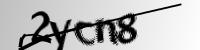
#> input picture Captcha images/2ycn8.png, 200 x 50 px, found by its file name
$ jupyter execute --allow-errors IAO.ipynb   (shell and % lines are left out)
#> lines starting #> are read from the running program, lines starting #| are printed output that depends on the picture; after the words box and inside, x2 and y2 are one past the last pixel; in counts of white or black regions, pixels touching at a corner belong together
<a href="https://colab.research.google.com/github/cabamarcos/Captcha_recognition/blob/main/IAO.ipynb" target="_parent"></a>

# PRÁCTICA FINAL: INTELIGENCIA ARTIFICIAL EN LAS ORGANIZACIONES

Pablo Hidalgo: 100451225.
Pablo Brasero: 100451247.
Miguel Castuera: 100451285.
Marcos Caballero: 100451047.

# Introducción

En un mundo cada vez más digitalizado, la protección de datos y la seguridad en línea son imperativos. Sin embargo, el uso generalizado de CAPTCHAs (Completely Automated Public Turing test to tell Computers and Humans Apart) ha planteado un desafío no solo para los usuarios legítimos, sino también para los sistemas de inteligencia artificial. Los CAPTCHAs son desafíos diseñados para distinguir a los humanos de los bots, lo que dificulta la automatización de tareas en línea. El proyecto de inteligencia artificial que presentamos aquí se centra en el desarrollo de técnicas avanzadas para reconocer y superar CAPTCHAs de manera efectiva.

Este proyecto de inteligencia artificial aprovechará una variedad de técnicas y enfoques para resolver CAPTCHAs de manera efectiva. Desde el procesamiento de imágenes y el aprendizaje profundo hasta la clasificación de patrones y la segmentación, nuestro objetivo es desarrollar un sistema capaz de superar una amplia gama de CAPTCHAs con una alta tasa de éxito.

El éxito de este proyecto no solo repercutirá en la automatización de tareas en línea, sino que también ofrecerá una oportunidad para mejorar la seguridad y la protección de datos en la era digital. A medida que avanzamos hacia un mundo más interconectado, la capacidad de superar CAPTCHAs de manera efectiva se convierte en un factor clave en la evolución de la inteligencia artificial y la ciberseguridad. Este proyecto promete ser una contribución valiosa en la búsqueda de soluciones innovadoras para desafíos en constante evolución.

# Importación de las herramientas necesarias

[cell 1]
import os
import cv2
import numpy as np
import pandas as pd
import matplotlib.pyplot as plt
import matplotlib.image as mpimg
import seaborn as sns
from collections import Counter
from pathlib import Path
import time
import random

from sklearn.model_selection import train_test_split
import tensorflow as tf
from tensorflow import keras
from tensorflow.keras import layers
from google.colab.patches import cv2_imshow


import matplotlib.image as mpimg

from sklearn.metrics import confusion_matrix
import itertools

from keras.utils import to_categorical# convert to one-hot-encoding
from keras.models import Sequential
from keras.layers import Dense, Dropout, Flatten, Conv2D, MaxPool2D
from keras.optimizers import RMSprop
from keras.preprocessing.image import ImageDataGenerator
from keras.callbacks import ReduceLROnPlateau
from sklearn.preprocessing import LabelBinarizer
from tensorflow.keras.callbacks import ModelCheckpoint
from tensorflow.keras.models import load_model
from tensorflow.keras.optimizers import RMSprop
from tensorflow.keras.callbacks import ReduceLROnPlateau

# Análisis exploratorio de los datos

Según el creador de la publicación en kaggle, el dataset contiene palabras de 5 letras cada una.
Las palabras tienen ruido (blur y lineas).
Las imagenes PNG contienen 200x50 pixeles

Primero vamos a ver la naturaleza de los datos.
Para ello vamos a mostrarlos por pantalla.

[cell 2]
img_2ycn8 = mpimg.imread('2ycn8.png')
#> img_2ycn8 is the input picture: shape (50, 200, 4) float32; mean R, G, B, A 0.73, 0.73, 0.73, 1
#> (the rest of this cell did not finish here and is left out)

Como podemos ver, los nombres de las imágenes obviamente coincide con los caracteres de las imágenes.

Cabe destacar que al ver las imágenes, hemos notado que los numeros y letras se repiten notablemente, por lo que vamos a hacer un análisis para ver que caracteres se están utilizando, ya que nos puede ayudar en el futuro entrenamiento.

[cell 3]
# Especifica la ruta a la carpeta que contiene las imágenes
image_folder = Path('/content/')

# Obtiene la lista de imágenes en la carpeta
images = list(image_folder.glob("*.png")) + list(image_folder.glob("*.jpg"))
#> images = []

# Store all the characters in a set
characters = set()

# Store all the labels in a set
labels = set()

# Create a list of dictionaries to store the image-label pair info
dataset = []

# Iterate over the dataset and store the
# information needed
for img_path in images:
    # 1. Get the label associated with each image
    label = img_path.stem  # Utiliza .stem para obtener el nombre del archivo sin la extensión

    # label = img_path.name.split(".png")[0]
    # 2. Store the length of this captcha
    captcha_length = len(label)
    # 3. Store the image-label pair info
    dataset.append({"img_path": str(img_path), "label": label})
    # 4. Store the characters present
    characters.update(set(label))
    # 5. Store the labels
    labels.add(label)
#> this loop made 0 passes
#> after the loop, characters = 0 items; dataset = []; labels = 0 items

# Convert the list of dictionaries into a DataFrame
dataset = pd.DataFrame(dataset)
#> dataset = table of 0 rows and 0 columns

print("Number of images found:", len(images))
#| Number of images found: 0
print("Number of labels found:", len(labels))
#| Number of labels found: 0
print("Number of unique characters:", len(characters))
#| Number of unique characters: 0
print("Characters present:", characters)
#| Characters present: set()

Como podemos ver, solo contiene 19 caracteres distintos, en vez de los 36 posibles si combinamos números y letras si excluimos la ñ, por lo que nuestro espacio de trabajo y búsqueda se ha reducido considerablemente.

Ahora vamos a ver con cuanta frecuencia se repite cada caracter

#> (a cell that did not finish here is left out)

Podemos ver que los datos son balanceados menos la n, la cual tiene el doble de datos que los demás. Aplicaremos las medidas necesarias para que esto no afecte en el entrenamiento.

#  Modelo simple

En esta primera parte, vamos a estudiar las posibilidades que existen de modificar las imágenes, de forma que los datos estén lo más limpios posibles para entrenar un modelo sin ninguna interferencia. De esta forma conseguiremos un modelo que pueda clasificar correctamente los captchas que le propongamos.

## Modificación y división de imágenes

[cell 5]
np.random.seed(2)
sns.set(style='white', context='notebook', palette='deep')

### Análisis visual de operaciones en las imágenes

En este apartado, vamos a intentar mostrar las operaciones que queremos hacer en las imágenes.

Según podemos ver, nuestras imágenes tienen una linea que corta a la mayoría de caracteres, además, vemos que algunos caracteres están algo difuminados y distorsionados. Vamos a intentar eliminar la línea mediante operaciones en la imagen.

[cell 6]
import cv2
import matplotlib.pyplot as plt

# Leer la imagen en escala de grises
image = cv2.imread('3cpwb.png', 0)
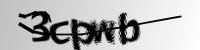
#> input picture Captcha images/3cpwb.png, 200 x 50 px, found by its file name
#> image is the input picture: shape (50, 200); min 0, max 255, mean 182.7

# Umbral adaptativo
adaptive_threshold = cv2.adaptiveThreshold(image, 255, cv2.ADAPTIVE_THRESH_MEAN_C, cv2.THRESH_BINARY, 17, 2)
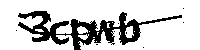
#> adaptive_threshold: shape (50, 200); 80.5% white; 9 black regions (8 under 20 px), largest, box (x1, y1, x2, y2) and area: (18, 11, 182, 50) 1941

# Umbral de Otsu
_, otsu_threshold = cv2.threshold(image, 0, 255, cv2.THRESH_BINARY + cv2.THRESH_OTSU)
#> otsu_threshold: shape (50, 200); 80.4% white; 3 black regions (2 under 20 px), largest, box (x1, y1, x2, y2) and area: (18, 11, 181, 50) 1958

# Umbral de Otsu con desenfoque Gaussiano
blurred_image = cv2.GaussianBlur(image, (5, 5), 0)
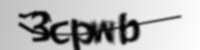
#> blurred_image: shape (50, 200); min 2, max 254, mean 182.7
_, gaussian_otsu_threshold = cv2.threshold(blurred_image, 0, 255, cv2.THRESH_BINARY + cv2.THRESH_OTSU)
#> gaussian_otsu_threshold: shape (50, 200); 77.9% white; 1 black region, box (x1, y1, x2, y2) and area: (18, 11, 181, 50) 2210

# Gráficos
titles = ['Original', 'Adaptive', 'Otsu', 'Gaussian + Otsu']
images = [image, adaptive_threshold, otsu_threshold, gaussian_otsu_threshold]
for i in range(4):
    plt.subplot(2, 2, i + 1), plt.imshow(images[i], 'gray')
    plt.title(titles[i])
    plt.xticks([]), plt.yticks([])

plt.show()

Como podemos ver, las operaciones consiguen borrar el difuminado, pero no conseguimos borrar las lineas.

Vamos a probar otras operaciones, de forma que consiga borrar las líneas más finas.

[cell 7]
kernel = np.ones((3, 3), np.uint8)

# Aplicar dilatación a las imágenes umbralizadas
dilated_adaptive = cv2.dilate(adaptive_threshold, kernel, iterations=1)
#> dilated_adaptive: shape (50, 200); 91.5% white; 14 black regions (9 under 20 px), largest, box (x1, y1, x2, y2) and area: (29, 12, 68, 43) 269, (72, 20, 100, 50) 254, (120, 14, 139, 44) 192, (101, 21, 113, 41) 89, (20, 24, 37, 33) 25
dilated_otsu = cv2.dilate(otsu_threshold, kernel, iterations=1)
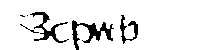
#> dilated_otsu: shape (50, 200); 90.7% white; 6 black regions (2 under 20 px), largest, box (x1, y1, x2, y2) and area: (72, 20, 114, 50) 422, (30, 12, 69, 43) 301, (120, 15, 138, 44) 179, (20, 24, 39, 33) 25
dilated_gaussian_otsu = cv2.dilate(gaussian_otsu_threshold, kernel, iterations=1)
#> dilated_gaussian_otsu: shape (50, 200); 86.4% white; 2 black regions, box (x1, y1, x2, y2) and area: (19, 12, 115, 50) 1101, (119, 14, 139, 43) 260

# Gráficos
titles = ['Original', 'Adaptive', 'Otsu', 'Gaussian + Otsu']
images = [image, dilated_adaptive, dilated_otsu, dilated_gaussian_otsu]
for i in range(4):
    plt.subplot(2, 2, i + 1), plt.imshow(images[i], 'gray')
    plt.title(titles[i])
    plt.xticks([]), plt.yticks([])

plt.suptitle('Dilated Images')
plt.show()

Como podemos ver en este ejemplo, la linea se ha borrado casi por completo y las letras no son del todo ilegibles.

Vamos a ver si con otras operaciónes podemos generar una imagen con los caracteres algo más legibles.

[cell 8]
erosion_adaptive = cv2.erode(dilated_adaptive, kernel, iterations=1)
#> erosion_adaptive: shape (50, 200); 82.6% white; 11 black regions (7 under 20 px), largest, box (x1, y1, x2, y2) and area: (19, 11, 69, 44) 661, (71, 19, 102, 50) 470, (119, 13, 140, 45) 362, (100, 20, 114, 42) 175
erosion_otsu = cv2.erode(dilated_otsu, kernel, iterations=1)
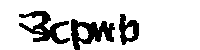
#> erosion_otsu: shape (50, 200); 82.7% white; 3 black regions, box (x1, y1, x2, y2) and area: (71, 19, 115, 50) 705, (19, 11, 70, 44) 683, (119, 14, 139, 45) 343
erosion_gaussian_otsu = cv2.erode(dilated_gaussian_otsu, kernel, iterations=1)
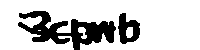
#> erosion_gaussian_otsu: shape (50, 200); 79% white; 2 black regions, box (x1, y1, x2, y2) and area: (18, 11, 116, 50) 1693, (118, 13, 140, 44) 408

# Gráficos
titles = ['Original', 'Adaptive', 'Otsu', 'Gaussian + Otsu']
images = [image, erosion_adaptive, erosion_otsu, erosion_gaussian_otsu]
for i in range(4):
    plt.subplot(2, 2, i + 1), plt.imshow(images[i], 'gray')
    plt.title(titles[i])
    plt.xticks([]), plt.yticks([])

plt.title('Erosion')
plt.show()

[cell 9]
# Crear un nuevo kernel para la segunda dilatación
kernel2 = np.ones((3, 1), np.uint8)

# Aplicar una segunda dilatación a las imágenes erosionadas
dilated_erosion_adaptive = cv2.dilate(erosion_adaptive, kernel2, iterations=1)
#> dilated_erosion_adaptive: shape (50, 200); 87.3% white; 11 black regions (7 under 20 px), largest, box (x1, y1, x2, y2) and area: (19, 12, 69, 43) 437, (71, 20, 102, 50) 382, (119, 14, 140, 44) 290, (100, 21, 114, 41) 139
dilated_erosion_otsu = cv2.dilate(erosion_otsu, kernel2, iterations=1)
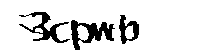
#> dilated_erosion_otsu: shape (50, 200); 86.8% white; 3 black regions, box (x1, y1, x2, y2) and area: (71, 20, 115, 50) 584, (19, 12, 70, 43) 459, (119, 15, 139, 44) 277
dilated_erosion_gaussian_otsu = cv2.dilate(erosion_gaussian_otsu, kernel2, iterations=1)
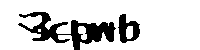
#> dilated_erosion_gaussian_otsu: shape (50, 200); 83% white; 2 black regions, box (x1, y1, x2, y2) and area: (18, 12, 116, 50) 1349, (118, 14, 140, 43) 348

# Gráficos
titles = ['Original', 'Adaptive', 'Otsu', 'Gaussian + Otsu']
images = [image, dilated_erosion_adaptive, dilated_erosion_otsu, dilated_erosion_gaussian_otsu]
for i in range(4):
    plt.subplot(2, 2, i + 1), plt.imshow(images[i], 'gray')
    plt.title(titles[i])
    plt.xticks([]), plt.yticks([])

plt.title('Dilated Eroded')
plt.show()

En este últumo ejemplo, podemos ver unas letras mucho más legibles, en la que la linea se ve mucho menos.

Gracias a estos ejemplos, podemos ver cómo mediante operaciones aplicadas a las imágenes, se pueden "limpiar" de forma que sea mucho más legible, eliminando las difuminaciones y suavizando las líneas.

### Aplicación de filtros en las imágenes

Vamos a aplicar lo mostrado en el apartado anterior, en todas y cada una de las imágenes que tenemos.

Primero vamos a definir una función, que después nos ayudará para recortar las partes de las imágenes que no nos contienen datos, para luego aplicar el relleno de imagen con cv2.

[cell 10]
# Definir un kernel de convolución de 3x1 con valores enteros sin signo
kernel = np.ones((3, 1), np.uint8)

# Definir el tipo de borde a utilizar
borderType = cv2.BORDER_CONSTANT

# Función para aplicar relleno a una imagen
def pad(src):
    # Calcular la cantidad de píxeles de relleno para la parte superior e inferior
    top = int(0.05 * src.shape[0])  # El 5% de la altura de la imagen
    bottom = top

    # Calcular la cantidad de píxeles de relleno para la parte izquierda y derecha
    left = int(0.15 * src.shape[1])  # El 15% de la anchura de la imagen
    right = left

    # Aplicar el relleno a la imagen de origen utilizando cv2.copyMakeBorder
    des = cv2.copyMakeBorder(src, top, bottom, left + 1, right, borderType, None, 255)

    # Invertir los colores de la imagen utilizando cv2.bitwise_not
    return cv2.bitwise_not(des)

Vamos a visualizar dos ejemplos de limpieza de imágenes para ver con que operaciones nos quedamos

[cell 11]
im = cv2.imread(str('3cpwb.png'), 0)


_, otsu_threshold2 = cv2.threshold(im, 0, 255, cv2.THRESH_BINARY + cv2.THRESH_OTSU)
kernel = np.ones((3, 3), np.uint8)
dilated_otsu2 = cv2.dilate(otsu_threshold2, kernel, iterations=1)
erosion_otsu2 = cv2.erode(dilated_otsu2, kernel, iterations=1)
kernel2 = np.ones((3, 1), np.uint8)
dilated_erosion_otsu2 = cv2.dilate(erosion_otsu2, kernel2, iterations=1)


cv2_imshow(dilated_erosion_otsu2)

[cell 12]
# Definir un kernel de convolución de 3x1 con valores enteros sin signo
kernel = np.ones((3, 1), np.uint8)

im = cv2.imread(str('3cpwb.png'), 0)
cv2_imshow(im)
# Aplicar un umbral adaptativo a la imagen utilizando el método GAUSSIAN_C
threshold = cv2.adaptiveThreshold(im, 255, cv2.ADAPTIVE_THRESH_GAUSSIAN_C, cv2.THRESH_BINARY, 199, 5)
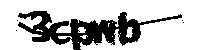
#> threshold: shape (50, 200); 76.2% white; 5 black regions (4 under 20 px), largest, box (x1, y1, x2, y2) and area: (18, 11, 182, 50) 2377

# Dilatar la imagen umbralizada utilizando un kernel definido en algún lugar anterior del código
erosion = cv2.dilate(threshold, kernel, iterations=2)
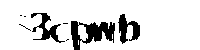
#> erosion: shape (50, 200); 86.4% white; 8 black regions (5 under 20 px), largest, box (x1, y1, x2, y2) and area: (71, 21, 115, 50) 667, (118, 14, 140, 44) 333, (31, 13, 65, 43) 332

cv2_imshow(erosion)

Podemos observar que no hay demasiada diferencia entre las dos imágenes, pero parece que la primera operación consigue un mejor resultado que la primera, pero vamos a probar con otro archivo antes de tomar ninguna decisión.

[cell 13]
im = cv2.imread(str('nxx25.png'), 0)
_, otsu_threshold2 = cv2.threshold(im, 0, 255, cv2.THRESH_BINARY + cv2.THRESH_OTSU)
kernel = np.ones((3, 3), np.uint8)
#> (the rest of this cell did not finish here and is left out)

En cambio en el elegido, esto no pasa

[cell 14]
# Definir un kernel de convolución de 3x1 con valores enteros sin signo
kernel = np.ones((3, 1), np.uint8)

im = cv2.imread(str('nxx25.png'), 0)
cv2_imshow(im)
# Aplicar un umbral adaptativo a la imagen utilizando el método GAUSSIAN_C
#> (the rest of this cell did not finish here and is left out)

Podemos determinar que finalmente, la segunda operación es bastante mejor, ya que con ella no perdemos información relevante. Por lo que será la la operación que elegiremos

### División de las imágenes

La siguiente parte del código, procesa una lista de imágenes utilizando la biblioteca OpenCV para aplicar umbralización adaptativa, dilatación y otras operaciones vistas en el apartado anterior. Después, separa las imágenes en 5 partes iguales y luego recopila las imágenes resultantes en una lista x y sus etiquetas en una lista y.

[cell 15]
# Definir un kernel de convolución de 3x1 con valores enteros sin signo
kernel = np.ones((3, 1), np.uint8)

images = list(image_folder.glob("*.png")) + list(image_folder.glob("*.jpg"))
x = []  # Lista para almacenar las imágenes procesadas
y = []  # Lista para almacenar las etiquetas correspondientes

# Iterar a través de la lista de imágenes
for image in images:
    # Cargar la imagen en escala de grises (canal único)
    im = cv2.imread(str(image), 0)

    # Aplicar un umbral adaptativo a la imagen utilizando el método GAUSSIAN_C
    threshold = cv2.adaptiveThreshold(im, 255, cv2.ADAPTIVE_THRESH_GAUSSIAN_C, cv2.THRESH_BINARY, 199, 5)

    # Dilatar la imagen umbralizada utilizando un kernel definido en algún lugar anterior del código
    erosion = cv2.dilate(threshold, kernel, iterations=2)

    # Obtener el nombre de archivo de la imagen
    s = str(image)

    # Dividir la imagen erosionada en 5 partes iguales y procesar cada parte con la función 'pad'
    for i in range(5):
        # Agregar la imagen procesada a la lista 'x'
        x.append(pad(erosion[:, (30 + 23 * i):(30 + 23 * (i + 1))]))

        # Agregar la etiqueta correspondiente (carácter o dígito) a la lista 'y'
        y.append(s[-9 + i])

Podemos ver un ejemplo

#> (a cell that did not finish here is left out)

Vamos a ver ejemplos de como ha funcionado nuestra división mostrando varios ejemplos

[cell 17]
# Número de ejemplos a mostrar
num_examples = 20

# Genera índices aleatorios para seleccionar ejemplos
#> (the rest of this cell did not finish here and is left out)

Podemos ver que la división en su mayoría de veces está bien hecha, lo único es que hay algunos caracteres que se cortan, pero esto es algo en lo que no podemos intervenir, ya que cada imagen es distinta y tiene los caractes en sitios distintos.

Nos tenemos que asegurar que los datos están en una forma con la que un modelo convolucional puede trabajar.

En este caso, el -1 significa que NumPy debería inferir automáticamente el tamaño en esa dimensión para que el total de elementos sea consistente con la forma original.

El (54, 30, 1) indica que estamos trabajando con datos que representan imágenes en escala de grises de tamaño 54x30 píxeles.

La dimensión 1 indica que cada píxel se representa con un solo valor, lo que es común en imágenes en escala de grises.

[cell 18]
x=np.array(x)
y=np.array(y)
data=np.reshape(x,(-1,54,30,1))

## One hot encoding

Este código toma una lista de etiquetas categóricas representadas como caracteres y las convierte en una matriz NumPy donde cada etiqueta se representa en formato one-hot encoding. Este formato es útil para entrenar modelos de clasificación multiclase en aprendizaje automático.

[cell 19]
label = []
l=['2','3','4','5','6','7','8','b','c','d','e','f','g','m','n','p','w','x','y']
for j in y:
    i=l.index(j)
    a=[]
    for r in range(19):
        if(r==i):
            a.append(1)
        else:
            a.append(0)
    a=np.array(a)
    label.append(a)
label=np.array(label)
